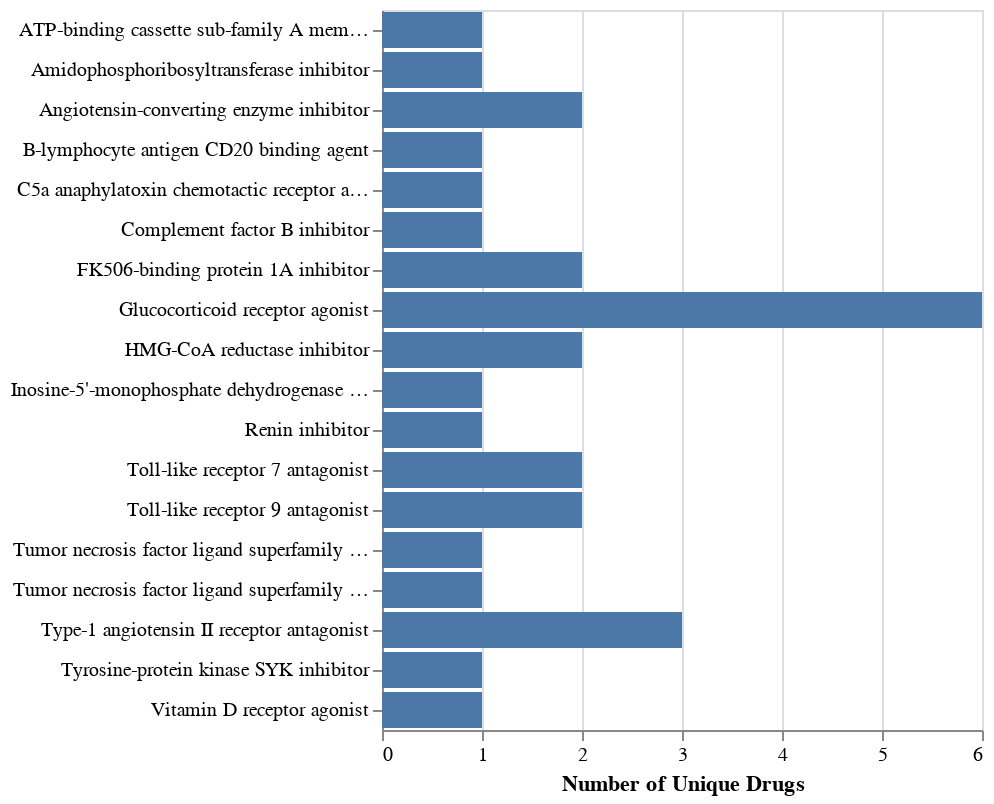

Notebook code for this chart:
### Markdown cell above
### Fix the x-axis title and get rid of y-axis title

```{note}

Titles like "Distinct of drugID" won't get you any points for good data visualization. 

```

### Code cell
import altair as alt

alt.Chart(df).mark_bar().encode(
    x=alt.X("distinct(drugId):Q").title("Number of Unique Drugs"), 
    y=alt.Y("mechanismOfAction:O").title(None),
)

### Figure 1 — Vega-Lite specification as saved in the notebook (floating-point values rounded to 4 significant figures)
{"config": {"view": {"continuousWidth": 300, "continuousHeight": 300}}, "data": {"name": "data-d8b010d8a623bfd2a3ba7a368b00fc84"}, "mark": {"type": "bar"}, "encoding": {"x": {"aggregate": "distinct", "field": "drugId", "title": "Number of Unique Drugs", "type": "quantitative"}, "y": {"field": "mechanismOfAction", "title": null, "type": "ordinal"}}, "transform": [{"filter": "(datum.status === 'Completed')"}], "$schema": "https://vega.github.io/schema/vega-lite/v5.8.0.json", "datasets": {"data-d8b010d8a623bfd2a3ba7a368b00fc84": [{"diseaseId": "EFO_0004194", "diseaseName": "IGA glomerulonephritis", "drugId": "CHEMBL429910", "drugName": "DAPAGLIFLOZIN", "type": "Small molecule", "mechanismOfAction": "Sodium/glucose cotransporter 2 inhibitor", "actionType": "Inhibitor", "symbol": "SLC5A2", "name": "solute carrier family 5 member 2", "phase": 4, "status": "Not yet recruiting", "source": "https://clinicaltrials.gov/ct2/show/NCT04662723"}, {"diseaseId": "EFO_0004194", "diseaseName": "IGA glomerulonephritis", "drugId": "CHEMBL1168", "drugName": "RAMIPRIL", "type": "Small molecule", "mechanismOfAction": "Angiotensin-converting enzyme inhibitor", "actionType": "Inhibitor", "symbol": "ACE", "name": "angiotensin I converting enzyme", "phase": 4, "status": "Not yet recruiting", "source": "https://clinicaltrials.gov/ct2/show/NCT04662723"}, {"diseaseId": "EFO_0004194", "diseaseName": "IGA glomerulonephritis", "drugId": "CHEMBL1535", "drugName": "HYDROXYCHLOROQUINE", "type": "Small molecule", "mechanismOfAction": "Toll-like receptor 7 antagonist", "actionType": "Antagonist", "symbol": "TLR7", "name": "toll like receptor 7", "phase": 4, "status": "Completed", "source": "https://clinicaltrials.gov/ct2/show/NCT02351752"}, {"diseaseId": "EFO_0004194", "diseaseName": "IGA glomerulonephritis", "drugId": "CHEMBL1639", "drugName": "ALISKIREN", "type": "Small molecule", "mechanismOfAction": "Renin inhibitor", "actionType": "Inhibitor", "symbol": "REN", "name": "renin", "phase": 4, "status": "Completed", "source": "https://clinicaltrials.gov/ct2/show/NCT00922311"}, {"diseaseId": "EFO_0004194", "diseaseName": "IGA glomerulonephritis", "drugId": "CHEMBL4594217", "drugName": "CANAGLIFLOZIN", "type": "Small molecule", "mechanismOfAction": "Sodium/glucose cotransporter 2 inhibitor", "actionType": "Inhibitor", "symbol": "SLC5A2", "name": "solute carrier family 5 member 2", "phase": 4, "status": "Not yet recruiting", "source": "https://clinicaltrials.gov/ct2/show/NCT04662723"}, {"diseaseId": "EFO_0004194", "diseaseName": "IGA glomerulonephritis", "drugId": "CHEMBL1535", "drugName": "HYDROXYCHLOROQUINE", "type": "Small molecule", "mechanismOfAction": "Toll-like receptor 9 antagonist", "actionType": "Antagonist", "symbol": "TLR9", "name": "toll like receptor 9", "phase": 4, "status": "Completed", "source": "https://clinicaltrials.gov/ct2/show/NCT02351752"}, {"diseaseId": "EFO_0004194", "diseaseName": "IGA glomerulonephritis", "drugId": "CHEMBL578", "drugName": "ENALAPRIL", "type": "Small molecule", "mechanismOfAction": "Angiotensin-converting enzyme inhibitor", "actionType": "Inhibitor", "symbol": "ACE", "name": "angiotensin I converting enzyme", "phase": 4, "status": "Completed", "source": "https://clinicaltrials.gov/ct2/show/NCT00367562"}, {"diseaseId": "EFO_0004194", "diseaseName": "IGA glomerulonephritis", "drugId": "CHEMBL1456", "drugName": "MYCOPHENOLATE MOFETIL", "type": "Small molecule", "mechanismOfAction": "Inosine-5'-monophosphate dehydrogenase (IMPDH) inhibitor", "actionType": "Inhibitor", "symbol": "IMPDH1", "name": "inosine monophosphate dehydrogenase 1", "phase": 4, "status": "Unknown status", "source": "https://clinicaltrials.gov/ct2/show/NCT02981212"}, {"diseaseId": "EFO_0004194", "diseaseName": "IGA glomerulonephritis", "drugId": "CHEMBL1069", "drugName": "VALSARTAN", "type": "Small molecule", "mechanismOfAction": "Type-1 angiotensin II receptor antagonist", "actionType": "Antagonist", "symbol": "AGTR1", "name": "angiotensin II receptor type 1", "phase": 4, "status": "Unknown status", "source": "https://clinicaltrials.gov/ct2/show/NCT02765594"}, {"diseaseId": "EFO_0004194", "diseaseName": "IGA glomerulonephritis", "drugId": "CHEMBL1690", "drugName": "HYDROXYCHLOROQUINE SULFATE", "type": "Small molecule", "mechanismOfAction": "Toll-like receptor 7 antagonist", "actionType": "Antagonist", "symbol": "TLR7", "name": "toll like receptor 7", "phase": 4, "status": "Completed", "source": "https://clinicaltrials.gov/ct2/show/NCT02351752"}, {"diseaseId": "EFO_0004194", "diseaseName": "IGA glomerulonephritis", "drugId": "CHEMBL1535", "drugName": "HYDROXYCHLOROQUINE", "type": "Small molecule", "mechanismOfAction": "Toll-like receptor 9 antagonist", "actionType": "Antagonist", "symbol": "TLR9", "name": "toll like receptor 9", "phase": 4, "status": "Unknown status", "source": "https://clinicaltrials.gov/ct2/show/NCT02765594"}, {"diseaseId": "EFO_0004194", "diseaseName": "IGA glomerulonephritis", "drugId": "CHEMBL608", "drugName": "PROBUCOL", "type": "Small molecule", "mechanismOfAction": "ATP-binding cassette sub-family A member 1 inhibitor", "actionType": "Inhibitor", "symbol": "ABCA1", "name": "ATP binding cassette subfamily A member 1", "phase": 4, "status": "Completed", "source": "https://clinicaltrials.gov/ct2/show/NCT00426348"}, {"diseaseId": "EFO_0004194", "diseaseName": "IGA glomerulonephritis", "drugId": "CHEMBL191", "drugName": "LOSARTAN", "type": "Small molecule", "mechanismOfAction": "Type-1 angiotensin II receptor antagonist", "actionType": "Antagonist", "symbol": "AGTR1", "name": "angiotensin II receptor type 1", "phase": 4, "status": "Unknown status", "source": "https://clinicaltrials.gov/ct2/show/NCT02231125"}, {"diseaseId": "EFO_0004194", "diseaseName": "IGA glomerulonephritis", "drugId": "CHEMBL635", "drugName": "PREDNISONE", "type": "Small molecule", "mechanismOfAction": "Glucocorticoid receptor agonist", "actionType": "Agonist", "symbol": "NR3C1", "name": "nuclear receptor subfamily 3 group C member 1", "phase": 4, "status": "Unknown status", "source": "https://clinicaltrials.gov/ct2/show/NCT01758120"}, {"diseaseId": "EFO_0004194", "diseaseName": "IGA glomerulonephritis", "drugId": "CHEMBL1690", "drugName": "HYDROXYCHLOROQUINE SULFATE", "type": "Small molecule", "mechanismOfAction": "Toll-like receptor 9 antagonist", "actionType": "Antagonist", "symbol": "TLR9", "name": "toll like receptor 9", "phase": 4, "status": "Unknown status", "source": "https://clinicaltrials.gov/ct2/show/NCT02765594"}, {"diseaseId": "EFO_0004194", "diseaseName": "IGA glomerulonephritis", "drugId": "CHEMBL1690", "drugName": "HYDROXYCHLOROQUINE SULFATE", "type": "Small molecule", "mechanismOfAction": "Toll-like receptor 9 antagonist", "actionType": "Antagonist", "symbol": "TLR9", "name": "toll like receptor 9", "phase": 4, "status": "Completed", "source": "https://clinicaltrials.gov/ct2/show/NCT02351752"}, {"diseaseId": "EFO_0004194", "diseaseName": "IGA glomerulonephritis", "drugId": "CHEMBL1201576", "drugName": "RITUXIMAB", "type": "Antibody", "mechanismOfAction": "B-lymphocyte antigen CD20 binding agent", "actionType": "Binding agent", "symbol": "MS4A1", "name": "membrane spanning 4-domains A1", "phase": 4, "status": "Recruiting", "source": "https://clinicaltrials.gov/ct2/show/NCT04525729"}, {"diseaseId": "EFO_0004194", "diseaseName": "IGA glomerulonephritis", "drugId": "CHEMBL1069", "drugName": "VALSARTAN", "type": "Small molecule", "mechanismOfAction": "Type-1 angiotensin II receptor antagonist", "actionType": "Antagonist", "symbol": "AGTR1", "name": "angiotensin II receptor type 1", "phase": 4, "status": "Completed", "source": "https://clinicaltrials.gov/ct2/show/NCT00367562,https://clinicaltrials.gov/ct2/show/NCT00426348"}, {"diseaseId": "EFO_0004194", "diseaseName": "IGA glomerulonephritis", "drugId": "CHEMBL1456", "drugName": "MYCOPHENOLATE MOFETIL", "type": "Small molecule", "mechanismOfAction": "Inosine-5'-monophosphate dehydrogenase (IMPDH) inhibitor", "actionType": "Inhibitor", "symbol": "IMPDH2", "name": "inosine monophosphate dehydrogenase 2", "phase": 4, "status": "Completed", "source": "https://clinicaltrials.gov/ct2/show/NCT00863252"}, {"diseaseId": "EFO_0004194", "diseaseName": "IGA glomerulonephritis", "drugId": "CHEMBL635", "drugName": "PREDNISONE", "type": "Small molecule", "mechanismOfAction": "Glucocorticoid receptor agonist", "actionType": "Agonist", "symbol": "NR3C1", "name": "nuclear receptor subfamily 3 group C member 1", "phase": 4, "status": "Active, not recruiting", "source": "https://clinicaltrials.gov/ct2/show/NCT03218852"}, {"diseaseId": "EFO_0004194", "diseaseName": "IGA glomerulonephritis", "drugId": "CHEMBL1456", "drugName": "MYCOPHENOLATE MOFETIL", "type": "Small molecule", "mechanismOfAction": "Inosine-5'-monophosphate dehydrogenase (IMPDH) inhibitor", "actionType": "Inhibitor", "symbol": "IMPDH2", "name": "inosine monophosphate dehydrogenase 2", "phase": 4, "status": "Unknown status", "source": "https://clinicaltrials.gov/ct2/show/NCT02981212"}, {"diseaseId": "EFO_0004194", "diseaseName": "IGA glomerulonephritis", "drugId": "CHEMBL1201576", "drugName": "RITUXIMAB", "type": "Antibody", "mechanismOfAction": "B-lymphocyte antigen CD20 binding agent", "actionType": "Binding agent", "symbol": "MS4A1", "name": "membrane spanning 4-domains A1", "phase": 4, "status": "Unknown status", "source": "https://clinicaltrials.gov/ct2/show/NCT02571842"}, {"diseaseId": "EFO_0004194", "diseaseName": "IGA glomerulonephritis", "drugId": "CHEMBL1690", "drugName": "HYDROXYCHLOROQUINE SULFATE", "type": "Small molecule", "mechanismOfAction": "Toll-like receptor 7 antagonist", "actionType": "Antagonist", "symbol": "TLR7", "name": "toll like receptor 7", "phase": 4, "status": "Unknown status", "source": "https://clinicaltrials.gov/ct2/show/NCT02765594"}, {"diseaseId": "EFO_0004194", "diseaseName": "IGA glomerulonephritis", "drugId": "CHEMBL1201081", "drugName": "METHYLPREDNISOLONE SODIUM SUCCINATE", "type": "Small molecule", "mechanismOfAction": "Glucocorticoid receptor agonist", "actionType": "Agonist", "symbol": "NR3C1", "name": "nuclear receptor subfamily 3 group C member 1", "phase": 4, "status": "Completed", "source": "https://clinicaltrials.gov/ct2/show/NCT00755859"}, {"diseaseId": "EFO_0004194", "diseaseName": "IGA glomerulonephritis", "drugId": "CHEMBL1237", "drugName": "LISINOPRIL", "type": "Small molecule", "mechanismOfAction": "Angiotensin-converting enzyme inhibitor", "actionType": "Inhibitor", "symbol": "ACE", "name": "angiotensin I converting enzyme", "phase": 4, "status": "Not yet recruiting", "source": "https://clinicaltrials.gov/ct2/show/NCT04662723"}, {"diseaseId": "EFO_0004194", "diseaseName": "IGA glomerulonephritis", "drugId": "CHEMBL1201265", "drugName": "METHYLPREDNISOLONE HEMISUCCINATE", "type": "Small molecule", "mechanismOfAction": "Glucocorticoid receptor agonist", "actionType": "Agonist", "symbol": "NR3C1", "name": "nuclear receptor subfamily 3 group C member 1", "phase": 4, "status": "Completed", "source": "https://clinicaltrials.gov/ct2/show/NCT00755859"}, {"diseaseId": "EFO_0004194", "diseaseName": "IGA glomerulonephritis", "drugId": "CHEMBL1535", "drugName": "HYDROXYCHLOROQUINE", "type": "Small molecule", "mechanismOfAction": "Toll-like receptor 7 antagonist", "actionType": "Antagonist", "symbol": "TLR7", "name": "toll like receptor 7", "phase": 4, "status": "Unknown status", "source": "https://clinicaltrials.gov/ct2/show/NCT02765594"}, {"diseaseId": "EFO_0004194", "diseaseName": "IGA glomerulonephritis", "drugId": "CHEMBL1201576", "drugName": "RITUXIMAB", "type": "Antibody", "mechanismOfAction": "B-lymphocyte antigen CD20 binding agent", "actionType": "Binding agent", "symbol": "MS4A1", "name": "membrane spanning 4-domains A1", "phase": 4, "status": "Completed", "source": "https://clinicaltrials.gov/ct2/show/NCT00498368"}, {"diseaseId": "EFO_0004194", "diseaseName": "IGA glomerulonephritis", "drugId": "CHEMBL1456", "drugName": "MYCOPHENOLATE MOFETIL", "type": "Small molecule", "mechanismOfAction": "Inosine-5'-monophosphate dehydrogenase (IMPDH) inhibitor", "actionType": "Inhibitor", "symbol": "IMPDH1", "name": "inosine monophosphate dehydrogenase 1", "phase": 4, "status": "Completed", "source": "https://clinicaltrials.gov/ct2/show/NCT00863252"}, {"diseaseId": "EFO_0004194", "diseaseName": "IGA glomerulonephritis", "drugId": "CHEMBL2048484", "drugName": "CANAGLIFLOZIN", "type": "Small molecule", "mechanismOfAction": "Sodium/glucose cotransporter 2 inhibitor", "actionType": "Inhibitor", "symbol": "SLC5A2", "name": "solute carrier family 5 member 2", "phase": 4, "status": "Not yet recruiting", "source": "https://clinicaltrials.gov/ct2/show/NCT04662723"}, {"diseaseId": "EFO_0004194", "diseaseName": "IGA glomerulonephritis", "drugId": "CHEMBL191", "drugName": "LOSARTAN", "type": "Small molecule", "mechanismOfAction": "Type-1 angiotensin II receptor antagonist", "actionType": "Antagonist", "symbol": "AGTR1", "name": "angiotensin II receptor type 1", "phase": 4, "status": "Completed", "source": "https://clinicaltrials.gov/ct2/show/NCT01115426"}, {"diseaseId": "EFO_0004194", "diseaseName": "IGA glomerulonephritis", "drugId": "CHEMBL2107830", "drugName": "EMPAGLIFLOZIN", "type": "Small molecule", "mechanismOfAction": "Sodium/glucose cotransporter 2 inhibitor", "actionType": "Inhibitor", "symbol": "SLC5A2", "name": "solute carrier family 5 member 2", "phase": 4, "status": "Not yet recruiting", "source": "https://clinicaltrials.gov/ct2/show/NCT04662723"}, {"diseaseId": "EFO_0004194", "diseaseName": "IGA glomerulonephritis", "drugId": "CHEMBL191", "drugName": "LOSARTAN", "type": "Small molecule", "mechanismOfAction": "Type-1 angiotensin II receptor antagonist", "actionType": "Antagonist", "symbol": "AGTR1", "name": "angiotensin II receptor type 1", "phase": 4, "status": "Not yet recruiting", "source": "https://clinicaltrials.gov/ct2/show/NCT04662723"}, {"diseaseId": "EFO_0004194", "diseaseName": "IGA glomerulonephritis", "drugId": "CHEMBL1168", "drugName": "RAMIPRIL", "type": "Small molecule", "mechanismOfAction": "Angiotensin-converting enzyme inhibitor", "actionType": "Inhibitor", "symbol": "ACE", "name": "angiotensin I converting enzyme", "phase": 4, "status": "Completed", "source": "https://clinicaltrials.gov/ct2/show/NCT01115426"}, {"diseaseId": "EFO_0004194", "diseaseName": "IGA glomerulonephritis", "drugId": "CHEMBL846", "drugName": "CALCITRIOL", "type": "Small molecule", "mechanismOfAction": "Vitamin D receptor agonist", "actionType": "Agonist", "symbol": "VDR", "name": "vitamin D receptor", "phase": 4, "status": "Completed", "source": "https://clinicaltrials.gov/ct2/show/NCT00319761"}, {"diseaseId": "EFO_0004194", "diseaseName": "IGA glomerulonephritis", "drugId": "CHEMBL1542", "drugName": "AZATHIOPRINE", "type": "Small molecule", "mechanismOfAction": "Amidophosphoribosyltransferase inhibitor", "actionType": "Inhibitor", "symbol": "PPAT", "name": "phosphoribosyl pyrophosphate amidotransferase", "phase": 4, "status": "Completed", "source": "https://clinicaltrials.gov/ct2/show/NCT00755859"}, {"diseaseId": "EFO_0004194", "diseaseName": "IGA glomerulonephritis", "drugId": "CHEMBL1639", "drugName": "ALISKIREN", "type": "Small molecule", "mechanismOfAction": "Renin inhibitor", "actionType": "Inhibitor", "symbol": "REN", "name": "renin", "phase": 3, "status": "Completed", "source": "https://clinicaltrials.gov/ct2/show/NCT00870493"}, {"diseaseId": "EFO_0004194", "diseaseName": "IGA glomerulonephritis", "drugId": "CHEMBL1456", "drugName": "MYCOPHENOLATE MOFETIL", "type": "Small molecule", "mechanismOfAction": "Inosine-5'-monophosphate dehydrogenase (IMPDH) inhibitor", "actionType": "Inhibitor", "symbol": "IMPDH2", "name": "inosine monophosphate dehydrogenase 2", "phase": 3, "status": "Terminated", "source": "https://clinicaltrials.gov/ct2/show/NCT00318474"}, {"diseaseId": "EFO_0004194", "diseaseName": "IGA glomerulonephritis", "drugId": "CHEMBL191", "drugName": "LOSARTAN", "type": "Small molecule", "mechanismOfAction": "Type-1 angiotensin II receptor antagonist", "actionType": "Antagonist", "symbol": "AGTR1", "name": "angiotensin II receptor type 1", "phase": 3, "status": "Not yet recruiting", "source": "https://clinicaltrials.gov/ct2/show/NCT03357653"}, {"diseaseId": "EFO_0004194", "diseaseName": "IGA glomerulonephritis", "drugId": "CHEMBL9194", "drugName": "ATRASENTAN", "type": "Small molecule", "mechanismOfAction": "Endothelin receptor ET-A antagonist", "actionType": "Antagonist", "symbol": "EDNRA", "name": "endothelin receptor type A", "phase": 3, "status": "Recruiting", "source": "https://clinicaltrials.gov/ct2/show/NCT04573478"}, {"diseaseId": "EFO_0004194", "diseaseName": "IGA glomerulonephritis", "drugId": "CHEMBL4298195", "drugName": "NARSOPLIMAB", "type": "Antibody", "mechanismOfAction": "Mannan-binding lectin serine protease 2 inhibitor", "actionType": "Inhibitor", "symbol": "MASP2", "name": "MBL associated serine protease 2", "phase": 3, "status": "Recruiting", "source": "https://clinicaltrials.gov/ct2/show/NCT03608033"}, {"diseaseId": "EFO_0004194", "diseaseName": "IGA glomerulonephritis", "drugId": "CHEMBL1456", "drugName": "MYCOPHENOLATE MOFETIL", "type": "Small molecule", "mechanismOfAction": "Inosine-5'-monophosphate dehydrogenase (IMPDH) inhibitor", "actionType": "Inhibitor", "symbol": "IMPDH1", "name": "inosine monophosphate dehydrogenase 1", "phase": 3, "status": "Unknown status", "source": "https://clinicaltrials.gov/ct2/show/NCT02187900"}, {"diseaseId": "EFO_0004194", "diseaseName": "IGA glomerulonephritis", "drugId": "CHEMBL4594448", "drugName": "IPTACOPAN", "type": "Small molecule", "mechanismOfAction": "Complement factor B inhibitor", "actionType": "Inhibitor", "symbol": "CFB", "name": "complement factor B", "phase": 3, "status": "Recruiting", "source": "https://clinicaltrials.gov/ct2/show/NCT04578834,https://clinicaltrials.gov/ct2/show/NCT04557462"}, {"diseaseId": "EFO_0004194", "diseaseName": "IGA glomerulonephritis", "drugId": "CHEMBL131", "drugName": "PREDNISOLONE", "type": "Small molecule", "mechanismOfAction": "Glucocorticoid receptor agonist", "actionType": "Agonist", "symbol": "NR3C1", "name": "nuclear receptor subfamily 3 group C member 1", "phase": 3, "status": "Completed", "source": "https://clinicaltrials.gov/ct2/show/NCT00554502"}, {"diseaseId": "EFO_0004194", "diseaseName": "IGA glomerulonephritis", "drugId": "CHEMBL1201081", "drugName": "METHYLPREDNISOLONE SODIUM SUCCINATE", "type": "Small molecule", "mechanismOfAction": "Glucocorticoid receptor agonist", "actionType": "Agonist", "symbol": "NR3C1", "name": "nuclear receptor subfamily 3 group C member 1", "phase": 3, "status": "Completed", "source": "https://clinicaltrials.gov/ct2/show/NCT00657059"}, {"diseaseId": "EFO_0004194", "diseaseName": "IGA glomerulonephritis", "drugId": "CHEMBL635", "drugName": "PREDNISONE", "type": "Small molecule", "mechanismOfAction": "Glucocorticoid receptor agonist", "actionType": "Agonist", "symbol": "NR3C1", "name": "nuclear receptor subfamily 3 group C member 1", "phase": 3, "status": "Completed", "source": "https://clinicaltrials.gov/ct2/show/NCT00657059,https://clinicaltrials.gov/ct2/show/NCT01392833"}, {"diseaseId": "EFO_0004194", "diseaseName": "IGA glomerulonephritis", "drugId": "CHEMBL1456", "drugName": "MYCOPHENOLATE MOFETIL", "type": "Small molecule", "mechanismOfAction": "Inosine-5'-monophosphate dehydrogenase (IMPDH) inhibitor", "actionType": "Inhibitor", "symbol": "IMPDH2", "name": "inosine monophosphate dehydrogenase 2", "phase": 3, "status": "Completed", "source": "https://clinicaltrials.gov/ct2/show/NCT00657059"}, {"diseaseId": "EFO_0004194", "diseaseName": "IGA glomerulonephritis", "drugId": "CHEMBL131", "drugName": "PREDNISOLONE", "type": "Small molecule", "mechanismOfAction": "Glucocorticoid receptor agonist", "actionType": "Agonist", "symbol": "NR3C1", "name": "nuclear receptor subfamily 3 group C member 1", "phase": 3, "status": "Not yet recruiting", "source": "https://clinicaltrials.gov/ct2/show/NCT05510323"}, {"diseaseId": "EFO_0004194", "diseaseName": "IGA glomerulonephritis", "drugId": "CHEMBL2107877", "drugName": "BLISIBIMOD", "type": "Protein", "mechanismOfAction": "Tumor necrosis factor ligand superfamily member 13B inhibitor", "actionType": "Inhibitor", "symbol": "TNFSF13B", "name": "TNF superfamily member 13b", "phase": 3, "status": "Withdrawn", "source": "https://clinicaltrials.gov/ct2/show/NCT02052219"}, {"diseaseId": "EFO_0004194", "diseaseName": "IGA glomerulonephritis", "drugId": "CHEMBL1513", "drugName": "IRBESARTAN", "type": "Small molecule", "mechanismOfAction": "Type-1 angiotensin II receptor antagonist", "actionType": "Antagonist", "symbol": "AGTR1", "name": "angiotensin II receptor type 1", "phase": 3, "status": "Completed", "source": "https://clinicaltrials.gov/ct2/show/NCT00657059"}, {"diseaseId": "EFO_0004194", "diseaseName": "IGA glomerulonephritis", "drugId": "CHEMBL1456", "drugName": "MYCOPHENOLATE MOFETIL", "type": "Small molecule", "mechanismOfAction": "Inosine-5'-monophosphate dehydrogenase (IMPDH) inhibitor", "actionType": "Inhibitor", "symbol": "IMPDH1", "name": "inosine monophosphate dehydrogenase 1", "phase": 3, "status": "Completed", "source": "https://clinicaltrials.gov/ct2/show/NCT00657059"}, {"diseaseId": "EFO_0004194", "diseaseName": "IGA glomerulonephritis", "drugId": "CHEMBL650", "drugName": "METHYLPREDNISOLONE", "type": "Small molecule", "mechanismOfAction": "Glucocorticoid receptor agonist", "actionType": "Agonist", "symbol": "NR3C1", "name": "nuclear receptor subfamily 3 group C member 1", "phase": 3, "status": "Completed", "source": "https://clinicaltrials.gov/ct2/show/NCT01392833,https://clinicaltrials.gov/ct2/show/NCT00657059,https://clinicaltrials.gov/ct2/show/NCT00554502"}, {"diseaseId": "EFO_0004194", "diseaseName": "IGA glomerulonephritis", "drugId": "CHEMBL1513", "drugName": "IRBESARTAN", "type": "Small molecule", "mechanismOfAction": "Type-1 angiotensin II receptor antagonist", "actionType": "Antagonist", "symbol": "AGTR1", "name": "angiotensin II receptor type 1", "phase": 3, "status": "Active, not recruiting", "source": "https://clinicaltrials.gov/ct2/show/NCT03762850"}, {"diseaseId": "EFO_0004194", "diseaseName": "IGA glomerulonephritis", "drugId": "CHEMBL1201265", "drugName": "METHYLPREDNISOLONE HEMISUCCINATE", "type": "Small molecule", "mechanismOfAction": "Glucocorticoid receptor agonist", "actionType": "Agonist", "symbol": "NR3C1", "name": "nuclear receptor subfamily 3 group C member 1", "phase": 3, "status": "Completed", "source": "https://clinicaltrials.gov/ct2/show/NCT00657059"}, {"diseaseId": "EFO_0004194", "diseaseName": "IGA glomerulonephritis", "drugId": "CHEMBL539423", "drugName": "SPARSENTAN", "type": "Small molecule", "mechanismOfAction": "Endothelin receptor ET-A antagonist", "actionType": "Antagonist", "symbol": "EDNRA", "name": "endothelin receptor type A", "phase": 3, "status": "Active, not recruiting", "source": "https://clinicaltrials.gov/ct2/show/NCT03762850"}, {"diseaseId": "EFO_0004194", "diseaseName": "IGA glomerulonephritis", "drugId": "CHEMBL1542", "drugName": "AZATHIOPRINE", "type": "Small molecule", "mechanismOfAction": "Amidophosphoribosyltransferase inhibitor", "actionType": "Inhibitor", "symbol": "PPAT", "name": "phosphoribosyl pyrophosphate amidotransferase", "phase": 3, "status": "Completed", "source": "https://clinicaltrials.gov/ct2/show/NCT00554502,https://clinicaltrials.gov/ct2/show/NCT01392833"}, {"diseaseId": "EFO_0004194", "diseaseName": "IGA glomerulonephritis", "drugId": "CHEMBL191", "drugName": "LOSARTAN", "type": "Small molecule", "mechanismOfAction": "Type-1 angiotensin II receptor antagonist", "actionType": "Antagonist", "symbol": "AGTR1", "name": "angiotensin II receptor type 1", "phase": 3, "status": "Completed", "source": "https://clinicaltrials.gov/ct2/show/NCT02232776"}, {"diseaseId": "EFO_0004194", "diseaseName": "IGA glomerulonephritis", "drugId": "CHEMBL539423", "drugName": "SPARSENTAN", "type": "Small molecule", "mechanismOfAction": "Type-1 angiotensin II receptor antagonist", "actionType": "Antagonist", "symbol": "AGTR1", "name": "angiotensin II receptor type 1", "phase": 3, "status": "Active, not recruiting", "source": "https://clinicaltrials.gov/ct2/show/NCT03762850"}, {"diseaseId": "EFO_0004194", "diseaseName": "IGA glomerulonephritis", "drugId": "CHEMBL1456", "drugName": "MYCOPHENOLATE MOFETIL", "type": "Small molecule", "mechanismOfAction": "Inosine-5'-monophosphate dehydrogenase (IMPDH) inhibitor", "actionType": "Inhibitor", "symbol": "IMPDH1", "name": "inosine monophosphate dehydrogenase 1", "phase": 3, "status": "Terminated", "source": "https://clinicaltrials.gov/ct2/show/NCT00318474"}, {"diseaseId": "EFO_0004194", "diseaseName": "IGA glomerulonephritis", "drugId": "CHEMBL1200622", "drugName": "PARICALCITOL", "type": "Small molecule", "mechanismOfAction": "Vitamin D receptor agonist", "actionType": "Agonist", "symbol": "VDR", "name": "vitamin D receptor", "phase": 3, "status": "Withdrawn", "source": "https://clinicaltrials.gov/ct2/show/NCT00599963"}, {"diseaseId": "EFO_0004194", "diseaseName": "IGA glomerulonephritis", "drugId": "CHEMBL1456", "drugName": "MYCOPHENOLATE MOFETIL", "type": "Small molecule", "mechanismOfAction": "Inosine-5'-monophosphate dehydrogenase (IMPDH) inhibitor", "actionType": "Inhibitor", "symbol": "IMPDH2", "name": "inosine monophosphate dehydrogenase 2", "phase": 3, "status": "Unknown status", "source": "https://clinicaltrials.gov/ct2/show/NCT02187900"}, {"diseaseId": "EFO_0004194", "diseaseName": "IGA glomerulonephritis", "drugId": "CHEMBL650", "drugName": "METHYLPREDNISOLONE", "type": "Small molecule", "mechanismOfAction": "Glucocorticoid receptor agonist", "actionType": "Agonist", "symbol": "NR3C1", "name": "nuclear receptor subfamily 3 group C member 1", "phase": 3, "status": "Recruiting", "source": "https://clinicaltrials.gov/ct2/show/NCT04833374"}, {"diseaseId": "EFO_0004194", "diseaseName": "IGA glomerulonephritis", "drugId": "CHEMBL2107877", "drugName": "BLISIBIMOD", "type": "Protein", "mechanismOfAction": "Tumor necrosis factor ligand superfamily member 13B inhibitor", "actionType": "Inhibitor", "symbol": "TNFSF13B", "name": "TNF superfamily member 13b", "phase": 2, "status": "Completed", "source": "https://clinicaltrials.gov/ct2/show/NCT02062684"}, {"diseaseId": "EFO_0004194", "diseaseName": "IGA glomerulonephritis", "drugId": "CHEMBL1742986", "drugName": "ATACICEPT", "type": "Protein", "mechanismOfAction": "Tumor necrosis factor ligand superfamily member 13B inhibitor", "actionType": "Inhibitor", "symbol": "TNFSF13B", "name": "TNF superfamily member 13b", "phase": 2, "status": "Active, not recruiting", "source": "https://clinicaltrials.gov/ct2/show/NCT04716231"}, {"diseaseId": "EFO_0004194", "diseaseName": "IGA glomerulonephritis", "drugId": "CHEMBL1742986", "drugName": "ATACICEPT", "type": "Protein", "mechanismOfAction": "Tumor necrosis factor ligand superfamily member 13B inhibitor", "actionType": "Inhibitor", "symbol": "TNFSF13B", "name": "TNF superfamily member 13b", "phase": 2, "status": "Terminated", "source": "https://clinicaltrials.gov/ct2/show/NCT02808429"}, {"diseaseId": "EFO_0004194", "diseaseName": "IGA glomerulonephritis", "drugId": "CHEMBL4594448", "drugName": "IPTACOPAN", "type": "Small molecule", "mechanismOfAction": "Complement factor B inhibitor", "actionType": "Inhibitor", "symbol": "CFB", "name": "complement factor B", "phase": 2, "status": "Completed", "source": "https://clinicaltrials.gov/ct2/show/NCT03373461"}, {"diseaseId": "EFO_0004194", "diseaseName": "IGA glomerulonephritis", "drugId": "CHEMBL635", "drugName": "PREDNISONE", "type": "Small molecule", "mechanismOfAction": "Glucocorticoid receptor agonist", "actionType": "Agonist", "symbol": "NR3C1", "name": "nuclear receptor subfamily 3 group C member 1", "phase": 2, "status": "Completed", "source": "https://clinicaltrials.gov/ct2/show/NCT00004448"}, {"diseaseId": "EFO_0004194", "diseaseName": "IGA glomerulonephritis", "drugId": "CHEMBL1742986", "drugName": "ATACICEPT", "type": "Protein", "mechanismOfAction": "Tumor necrosis factor ligand superfamily member 13 inhibitor", "actionType": "Inhibitor", "symbol": "TNFSF13", "name": "TNF superfamily member 13", "phase": 2, "status": "Terminated", "source": "https://clinicaltrials.gov/ct2/show/NCT02808429"}, {"diseaseId": "EFO_0004194", "diseaseName": "IGA glomerulonephritis", "drugId": "CHEMBL393220", "drugName": "ATORVASTATIN CALCIUM", "type": "Small molecule", "mechanismOfAction": "HMG-CoA reductase inhibitor", "actionType": "Inhibitor", "symbol": "HMGCR", "name": "3-hydroxy-3-methylglutaryl-CoA reductase", "phase": 2, "status": "Completed", "source": "https://clinicaltrials.gov/ct2/show/NCT00396721"}, {"diseaseId": "EFO_0004194", "diseaseName": "IGA glomerulonephritis", "drugId": "CHEMBL131", "drugName": "PREDNISOLONE", "type": "Small molecule", "mechanismOfAction": "Glucocorticoid receptor agonist", "actionType": "Agonist", "symbol": "NR3C1", "name": "nuclear receptor subfamily 3 group C member 1", "phase": 2, "status": "Unknown status", "source": "https://clinicaltrials.gov/ct2/show/NCT02662283"}, {"diseaseId": "EFO_0004194", "diseaseName": "IGA glomerulonephritis", "drugId": "CHEMBL4594462", "drugName": "BATIRAXCEPT", "type": "Protein", "mechanismOfAction": "Growth arrest-specific protein 6 inhibitor", "actionType": "Inhibitor", "symbol": "GAS6", "name": "growth arrest specific 6", "phase": 2, "status": "Terminated", "source": "https://clinicaltrials.gov/ct2/show/NCT04042623"}, {"diseaseId": "EFO_0004194", "diseaseName": "IGA glomerulonephritis", "drugId": "CHEMBL413", "drugName": "SIROLIMUS", "type": "Small molecule", "mechanismOfAction": "FK506-binding protein 1A inhibitor", "actionType": "Inhibitor", "symbol": "FKBP1A", "name": "FKBP prolyl isomerase 1A", "phase": 2, "status": "Completed", "source": "https://clinicaltrials.gov/ct2/show/NCT00396721"}, {"diseaseId": "EFO_0004194", "diseaseName": "IGA glomerulonephritis", "drugId": "CHEMBL2103830", "drugName": "FOSTAMATINIB", "type": "Small molecule", "mechanismOfAction": "Tyrosine-protein kinase SYK inhibitor", "actionType": "Inhibitor", "symbol": "SYK", "name": "spleen associated tyrosine kinase", "phase": 2, "status": "Withdrawn", "source": "https://clinicaltrials.gov/ct2/show/NCT02433236"}, {"diseaseId": "EFO_0004194", "diseaseName": "IGA glomerulonephritis", "drugId": "CHEMBL269732", "drugName": "TACROLIMUS", "type": "Small molecule", "mechanismOfAction": "FK506-binding protein 1A inhibitor", "actionType": "Inhibitor", "symbol": "FKBP1A", "name": "FKBP prolyl isomerase 1A", "phase": 2, "status": "Completed", "source": "https://clinicaltrials.gov/ct2/show/NCT01224028"}, {"diseaseId": "EFO_0004194", "diseaseName": "IGA glomerulonephritis", "drugId": "CHEMBL4594460", "drugName": "AT-1501", "type": "Unknown", "mechanismOfAction": "CD40 ligand inhibitor", "actionType": "Inhibitor", "symbol": "CD40LG", "name": "CD40 ligand", "phase": 2, "status": "Recruiting", "source": "https://clinicaltrials.gov/ct2/show/NCT05125068"}, {"diseaseId": "EFO_0004194", "diseaseName": "IGA glomerulonephritis", "drugId": "CHEMBL1742986", "drugName": "ATACICEPT", "type": "Protein", "mechanismOfAction": "Tumor necrosis factor ligand superfamily member 13 inhibitor", "actionType": "Inhibitor", "symbol": "TNFSF13", "name": "TNF superfamily member 13", "phase": 2, "status": "Active, not recruiting", "source": "https://clinicaltrials.gov/ct2/show/NCT04716231"}, {"diseaseId": "EFO_0004194", "diseaseName": "IGA glomerulonephritis", "drugId": "CHEMBL4594614", "drugName": "SIBEPRENLIMAB", "type": "Antibody", "mechanismOfAction": "Tumor necrosis factor ligand superfamily member 13 inhibitor", "actionType": "Inhibitor", "symbol": "TNFSF13", "name": "TNF superfamily member 13", "phase": 2, "status": "Active, not recruiting", "source": "https://clinicaltrials.gov/ct2/show/NCT04287985"}, {"diseaseId": "EFO_0004194", "diseaseName": "IGA glomerulonephritis", "drugId": "CHEMBL4594579", "drugName": "FELZARTAMAB", "type": "Antibody", "mechanismOfAction": "Lymphocyte differentiation antigen CD38 inhibitor", "actionType": "Inhibitor", "symbol": "CD38", "name": "CD38 molecule", "phase": 2, "status": "Recruiting", "source": "https://clinicaltrials.gov/ct2/show/NCT05065970"}, {"diseaseId": "EFO_0004194", "diseaseName": "IGA glomerulonephritis", "drugId": "CHEMBL1487", "drugName": "ATORVASTATIN", "type": "Small molecule", "mechanismOfAction": "HMG-CoA reductase inhibitor", "actionType": "Inhibitor", "symbol": "HMGCR", "name": "3-hydroxy-3-methylglutaryl-CoA reductase", "phase": 2, "status": "Completed", "source": "https://clinicaltrials.gov/ct2/show/NCT00396721"}, {"diseaseId": "EFO_0004194", "diseaseName": "IGA glomerulonephritis", "drugId": "CHEMBL3989871", "drugName": "AVACOPAN", "type": "Small molecule", "mechanismOfAction": "C5a anaphylatoxin chemotactic receptor antagonist", "actionType": "Antagonist", "symbol": "C5AR1", "name": "complement C5a receptor 1", "phase": 2, "status": "Completed", "source": "https://clinicaltrials.gov/ct2/show/NCT02384317"}, {"diseaseId": "EFO_0004194", "diseaseName": "IGA glomerulonephritis", "drugId": "CHEMBL1370", "drugName": "BUDESONIDE", "type": "Small molecule", "mechanismOfAction": "Glucocorticoid receptor agonist", "actionType": "Agonist", "symbol": "NR3C1", "name": "nuclear receptor subfamily 3 group C member 1", "phase": 2, "status": "Completed", "source": "https://clinicaltrials.gov/ct2/show/NCT00767221"}, {"diseaseId": "EFO_0004194", "diseaseName": "IGA glomerulonephritis", "drugId": "CHEMBL2103830", "drugName": "FOSTAMATINIB", "type": "Small molecule", "mechanismOfAction": "Tyrosine-protein kinase SYK inhibitor", "actionType": "Inhibitor", "symbol": "SYK", "name": "spleen associated tyrosine kinase", "phase": 2, "status": "Completed", "source": "https://clinicaltrials.gov/ct2/show/NCT02112838"}, {"diseaseId": "EFO_0004194", "diseaseName": "IGA glomerulonephritis", "drugId": "CHEMBL578", "drugName": "ENALAPRIL", "type": "Small molecule", "mechanismOfAction": "Angiotensin-converting enzyme inhibitor", "actionType": "Inhibitor", "symbol": "ACE", "name": "angiotensin I converting enzyme", "phase": 2, "status": "Completed", "source": "https://clinicaltrials.gov/ct2/show/NCT00396721"}, {"diseaseId": "EFO_0004194", "diseaseName": "IGA glomerulonephritis", "drugId": "CHEMBL3989516", "drugName": "FOSTAMATINIB DISODIUM", "type": "Small molecule", "mechanismOfAction": "Tyrosine-protein kinase SYK inhibitor", "actionType": "Inhibitor", "symbol": "SYK", "name": "spleen associated tyrosine kinase", "phase": 2, "status": "Withdrawn", "source": "https://clinicaltrials.gov/ct2/show/NCT02433236"}, {"diseaseId": "EFO_0004194", "diseaseName": "IGA glomerulonephritis", "drugId": "CHEMBL4297722", "drugName": "CEMDISIRAN", "type": "Oligonucleotide", "mechanismOfAction": "Complement C5 mRNA RNAi inhibitor", "actionType": "Rnai inhibitor", "symbol": "C5", "name": "complement C5", "phase": 2, "status": "Active, not recruiting", "source": "https://clinicaltrials.gov/ct2/show/NCT03841448"}, {"diseaseId": "EFO_0004194", "diseaseName": "IGA glomerulonephritis", "drugId": "CHEMBL4594614", "drugName": "SIBEPRENLIMAB", "type": "Antibody", "mechanismOfAction": "Tumor necrosis factor ligand superfamily member 13 inhibitor", "actionType": "Inhibitor", "symbol": "TNFSF13", "name": "TNF superfamily member 13", "phase": 1, "status": "Completed", "source": "https://clinicaltrials.gov/ct2/show/NCT03719443"}]}}
